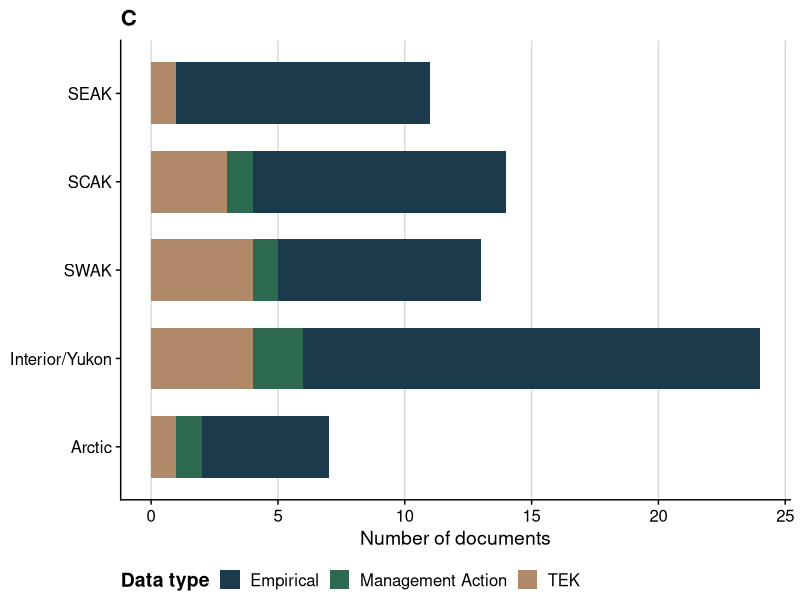
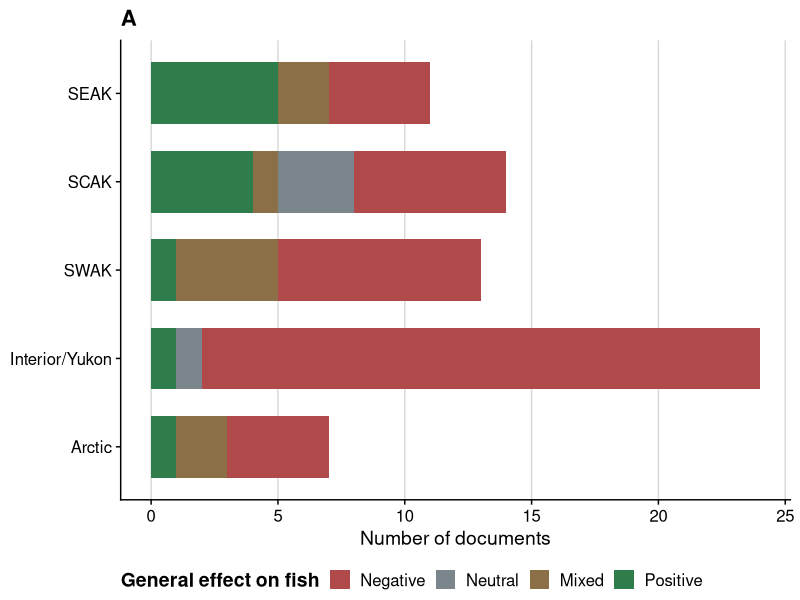
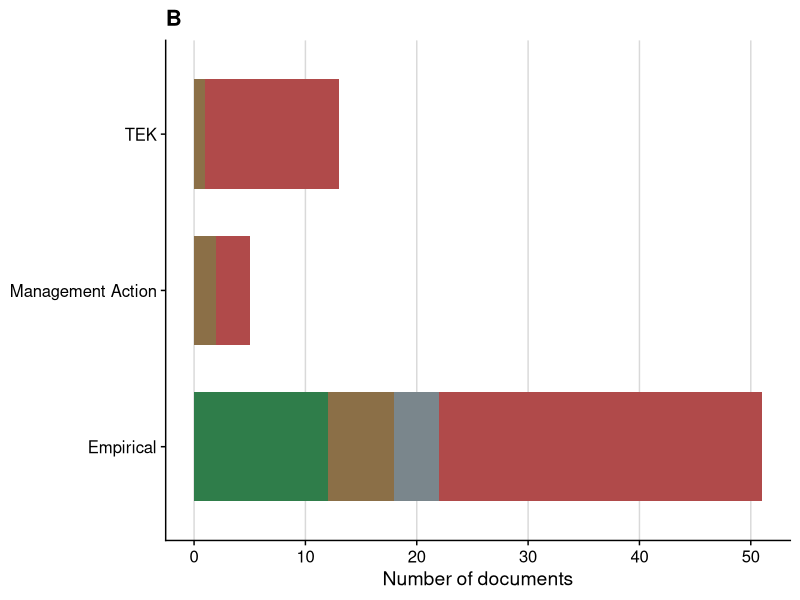
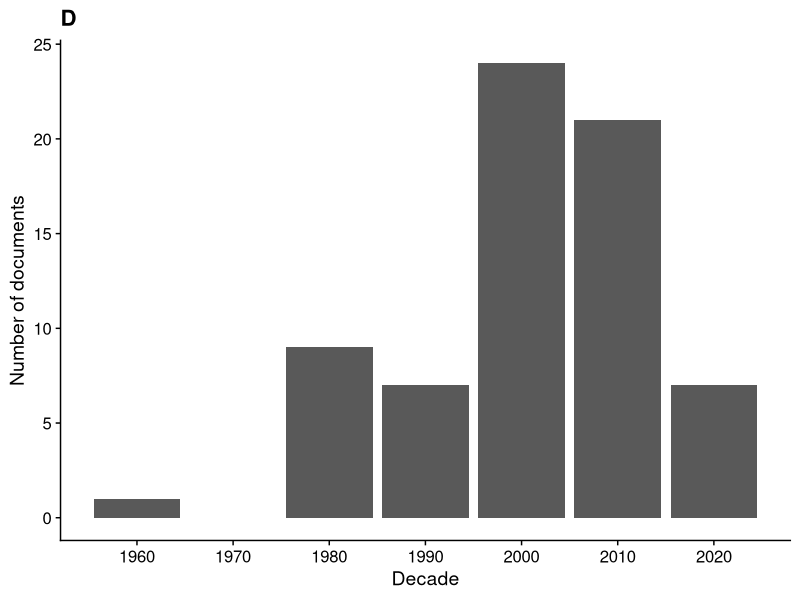
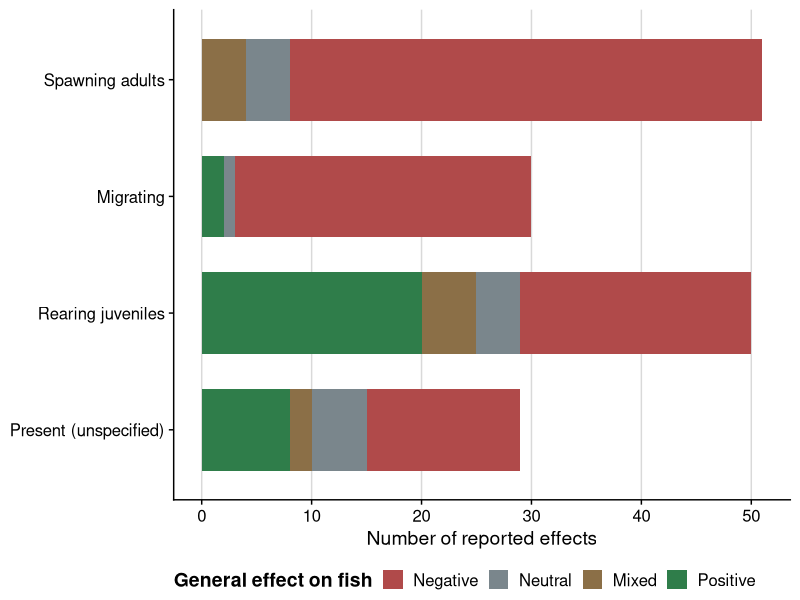
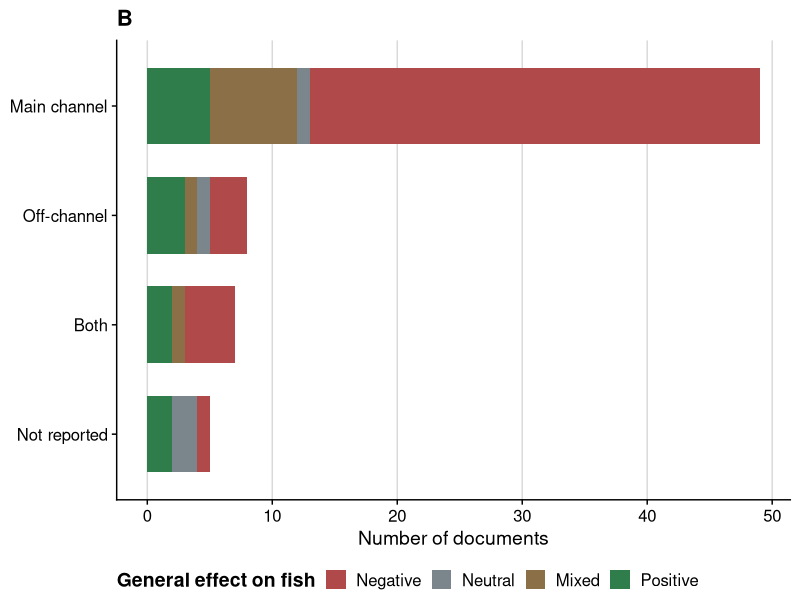
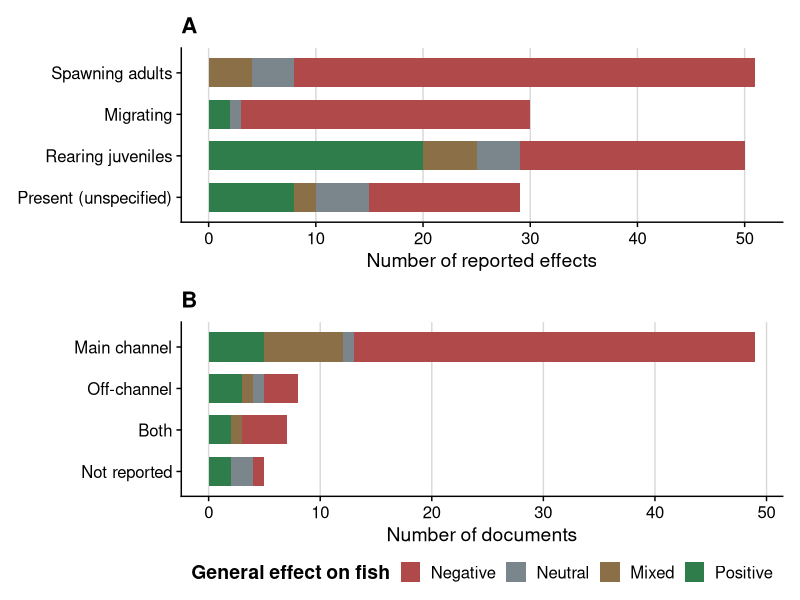
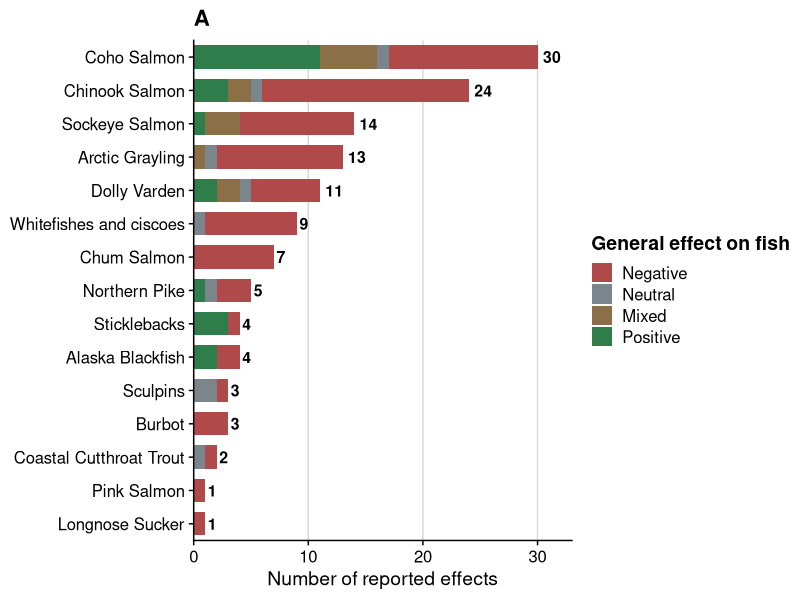

The R source for these figures, in order:
################################################################################
#################### Alaska Beaver and Fish Literature Review ##################
################ Authors: Will Samuel (UAF) and Erin Larson (UAA) ##############
################################################################################


library(tidyverse)
library(ggplot2)
library(readxl)
library(cowplot)
library(patchwork)





#Quick data processing

#lit <- read_excel("Annotated bibliography.xlsx")
lit <- read_excel("Annotated bibliography Final.xlsx")
str(lit)



lit_filtered <- lit %>%
  filter(!is.na(Region), !is.na(`Data type`),
         `Include in Map` == "Y")
  
nrow(lit_filtered) #69 articles that directly discuss beaver/fish interactions



lit_filtered$Region <- factor(
  lit_filtered$Region,
  levels = c("Arctic", "Interior/Yukon", "SWAK", "SCAK", "SEAK")
)


lit_filtered <- lit_filtered %>%
  mutate(`General effect on fish` = na_if(`General effect on fish`, "NA"))





# Summary Statisitics -----------------------------------------------------
#Overall
nrow(lit_filtered) #69
sum(lit_filtered$`Article Type` == "Publication", na.rm = TRUE) #19
sum(lit_filtered$`Article Type` == "Agency report", na.rm = TRUE) #33
sum(lit_filtered$`Article Type` == "Thesis/dissertation", na.rm = TRUE) #11
sum(lit_filtered$`Article Type` == "Conference proceeding", na.rm = TRUE) #1
sum(lit_filtered$`Article Type` == "Book", na.rm = TRUE) #0
sum(lit_filtered$`Article Type` %in% c("White paper", "Unpublished data"), na.rm = TRUE) #5

sum(lit_filtered$`Data type` == "Empirical", na.rm = TRUE) #51
sum(lit_filtered$`Data type` == "Management Action", na.rm = TRUE) #5
sum(lit_filtered$`Data type` == "TEK", na.rm = TRUE) #13

sum(lit_filtered$`General effect on fish` == "Positive", na.rm = TRUE) #12
sum(lit_filtered$`General effect on fish` == "Negative", na.rm = TRUE) #44
sum(lit_filtered$`General effect on fish` == "Neutral", na.rm = TRUE) #4
sum(lit_filtered$`General effect on fish` == "Mixed", na.rm = TRUE) #9



#SEAK
sum(lit_filtered$Region == "SEAK", na.rm = TRUE) #11

sum(lit_filtered$`Data type` == "Empirical" & lit_filtered$Region == "SEAK", na.rm = TRUE) #10
sum(lit_filtered$`Data type` == "Management Action" & lit_filtered$Region == "SEAK", na.rm = TRUE) #0
sum(lit_filtered$`Data type` == "TEK" & lit_filtered$Region == "SEAK", na.rm = TRUE) #1


sum(lit_filtered$`Article Type` == "Publication" & lit_filtered$Region == "SEAK", na.rm = TRUE) #5
sum(lit_filtered$`Article Type` == "Agency report" & lit_filtered$Region == "SEAK", na.rm = TRUE) #3
sum(lit_filtered$`Article Type` == "Thesis/dissertation" & lit_filtered$Region == "SEAK", na.rm = TRUE) #1


#SCAK
sum(lit_filtered$Region == "SCAK", na.rm = TRUE) #14

sum(lit_filtered$`Data type` == "Empirical" & lit_filtered$Region == "SCAK", na.rm = TRUE) #10
sum(lit_filtered$`Data type` == "Management Action" & lit_filtered$Region == "SCAK", na.rm = TRUE) #1
sum(lit_filtered$`Data type` == "TEK" & lit_filtered$Region == "SCAK", na.rm = TRUE) #3


#SWAK
sum(lit_filtered$Region == "SWAK", na.rm = TRUE) #13

sum(lit_filtered$`Data type` == "Empirical" & lit_filtered$Region == "SWAK", na.rm = TRUE) #8
sum(lit_filtered$`Data type` == "Management Action" & lit_filtered$Region == "SWAK", na.rm = TRUE) #1
sum(lit_filtered$`Data type` == "TEK" & lit_filtered$Region == "SWAK", na.rm = TRUE) #4


#Interior/Yukon
sum(lit_filtered$Region == "Interior/Yukon", na.rm = TRUE) #24

sum(lit_filtered$`Data type` == "Empirical" & lit_filtered$Region == "Interior/Yukon", na.rm = TRUE) #18
sum(lit_filtered$`Data type` == "Management Action" & lit_filtered$Region == "Interior/Yukon", na.rm = TRUE) #2
sum(lit_filtered$`Data type` == "TEK" & lit_filtered$Region == "Interior/Yukon", na.rm = TRUE) #4


#Arctic

sum(lit_filtered$Region == "Arctic", na.rm = TRUE) #7

sum(lit_filtered$`Data type` == "Empirical" & lit_filtered$Region == "Arctic", na.rm = TRUE) #5
sum(lit_filtered$`Data type` == "Management Action" & lit_filtered$Region == "Arctic", na.rm = TRUE) #1
sum(lit_filtered$`Data type` == "TEK" & lit_filtered$Region == "Arctic", na.rm = TRUE) #1




# Plotting ----------------------------------------------------------------


cols <- c(
  "#1B3A4B",
  "#2A6F97",
  "#61A5C2",
  "#2D6A4F",
  "#74C69D",
  "#B08968",
  "#D9ED92"
)


cols <- c("#1B3A4B", "#2D6A4F", "#B08968")



Regions_plot <- ggplot(lit_filtered, aes(x = Region, fill = `Data type`)) +
  geom_bar(width = 0.7) + #color = "black",
  coord_flip() +
  scale_fill_manual(values = cols) +
  labs(title = "C", x = NULL, y = "Number of documents", fill = "Data type") +
  theme_cowplot() +
  theme(
    legend.position = "bottom",
    legend.title = element_text(face = "bold"),
    axis.text.y = element_text(size = 12),
    axis.text.x = element_text(size = 12),
    panel.grid.major.x = element_line(color = "grey85"),
    panel.grid.major.y = element_blank()
  )
Regions_plot

ggsave("Figures/Regions_plot.jpeg", Regions_plot, 
       width = 7, 
       height = 5, 
       dpi = 300)



cols_effect <- c(
  "Negative" = "#B04A4A",
  "Neutral" = "#7A868C",
  "Mixed" = "#8B6F47",
  "Positive" = "#2F7D4A"
)

effect_order <- c("Negative", "Neutral", "Mixed", "Positive")

lit_filtered2 <- lit_filtered %>%
  mutate(`General effect on fish` = factor(`General effect on fish`, levels = effect_order))





effects_plot <- ggplot(lit_filtered2, aes(x = Region, fill = `General effect on fish`)) +
  geom_bar(
    data = dplyr::filter(lit_filtered2, !is.na(`General effect on fish`)),
    width = 0.7
  ) +
  coord_flip() +
  scale_fill_manual(
    values = cols_effect,
    limits = effect_order,
    breaks = effect_order
  ) +
  labs(title = "A", x = NULL, y = "Number of documents", fill = "General effect on fish") +
  theme_cowplot() +
  theme(
    legend.position = "bottom",
    legend.title = element_text(face = "bold"),
    axis.text.y = element_text(size = 12),
    axis.text.x = element_text(size = 12),
    panel.grid.major.x = element_line(color = "grey85"),
    panel.grid.major.y = element_blank()
  )

effects_plot

ggsave("Figures/effects_plot.jpeg", effects_plot, 
       width = 8, 
       height = 6, 
       dpi = 300)




datatype_plot <- ggplot(lit_filtered2, aes(x = `Data type`, fill = `General effect on fish`)) +
  geom_bar(
    data = dplyr::filter(lit_filtered2, !is.na(`General effect on fish`)),
    width = 0.7
  ) +
  coord_flip() +
  scale_fill_manual(
    values = cols_effect,
    limits = effect_order,
    breaks = effect_order
  ) +
  labs(title = "B", x = NULL, y = "Number of documents", fill = "General effect on fish") +
  theme_cowplot() +
  theme(
    legend.position = "none",
    legend.title = element_text(face = "bold"),
    axis.text.y = element_text(size = 12),
    axis.text.x = element_text(size = 12),
    panel.grid.major.x = element_line(color = "grey85"),
    panel.grid.major.y = element_blank()
  )

datatype_plot

ggsave("Figures/datatype_plot.jpeg", datatype_plot, 
       width = 8, 
       height = 6, 
       dpi = 300)




pubs_over_time <- lit_filtered %>%
  mutate(
    Year = as.numeric(Year),
    Decade = floor(Year / 10) * 10
  ) %>%
  ggplot(aes(x = Decade)) +
  geom_bar() +
  scale_x_continuous(breaks = seq(1960, 2030, 10)) +
  labs(title = "D", x = "Decade", y = "Number of documents") +
  theme_cowplot()
pubs_over_time

ggsave("Figures/pubs_over_time.jpeg", pubs_over_time, 
       width = 7, 
       height = 5, 
       dpi = 300)



panel <- (effects_plot + datatype_plot)/(Regions_plot + pubs_over_time)

ggsave("Figures/panel.jpeg", panel, 
       width = 12, 
       height = 10, 
       dpi = 300)





# Effects by life stage (standalone figure) -------------------------------
# Built from the "Species effects" tab (one row per document x species), so the
# unit is the species-level reported effect. A reported effect that involves more
# than one life stage is counted once for each life stage, so bars sum to more
# than the 131 species-level reported effects. Codes: s = spawning adults
# (including adults delayed or blocked on spawning migrations), r = rearing
# juveniles, m = migrating (non-spawning movement), p = present (not specified).

lifestage_labels <- c(
  s = "Spawning adults",
  m = "Migrating",
  r = "Rearing juveniles",
  p = "Present (unspecified)"
)

lit_lifestage <- read_excel("Annotated bibliography Final.xlsx", sheet = "Species effects") %>%
  semi_join(lit_filtered, by = "In text citation") %>%
  rename(`General effect on fish` = `Effect on this species`) %>%
  mutate(`Life stage` = str_to_lower(`Life stage`)) %>%
  separate_rows(`Life stage`, sep = ",") %>%
  mutate(Lifestage = str_trim(`Life stage`)) %>%
  filter(Lifestage %in% names(lifestage_labels)) %>%
  distinct(`In text citation`, `Species group`, Lifestage, .keep_all = TRUE) %>%
  # Where a life stage had a different effect from the species-level effect
  # (e.g., "s: Neutral"), use that effect for that life stage
  mutate(stage_effect = str_match(`Life-stage effect (if different)`,
                                  paste0(Lifestage, ":\\s*(\\w+)"))[, 2],
         `General effect on fish` = coalesce(stage_effect, `General effect on fish`),
         `General effect on fish` = factor(`General effect on fish`, levels = effect_order)) %>%
  mutate(Lifestage = factor(lifestage_labels[Lifestage],
                            levels = rev(lifestage_labels)))

# Summary statistics by life stage
lit_lifestage %>%
  count(Lifestage, `General effect on fish`) %>%
  pivot_wider(names_from = `General effect on fish`, values_from = n, values_fill = 0)
nrow(lit_lifestage)

lifestage_plot <- ggplot(lit_lifestage, aes(x = Lifestage, fill = `General effect on fish`)) +
  geom_bar(width = 0.7) +
  coord_flip() +
  scale_fill_manual(
    values = cols_effect,
    limits = effect_order,
    breaks = effect_order
  ) +
  labs(x = NULL, y = "Number of reported effects", fill = "General effect on fish") +
  theme_cowplot() +
  theme(
    legend.position = "bottom",
    legend.title = element_text(face = "bold"),
    axis.text.y = element_text(size = 12),
    axis.text.x = element_text(size = 12),
    panel.grid.major.x = element_line(color = "grey85"),
    panel.grid.major.y = element_blank()
  )
lifestage_plot

ggsave("Figures/lifestage_plot.jpeg", lifestage_plot,
       width = 8,
       height = 5,
       dpi = 300)




# Effects by lateral dam position (panel B of the life-stage figure) ---------
# Document-level effects, grouped by where the beaver dams described in each
# document were located ("Dam position" column, classified 2026-11-20):
#   Main channel = dam across a channel with its own through-flow that fish
#     travel along (streams and tributaries, lake outlets and inlets, and
#     groundwater- or tributary-fed sloughs and spring brooks)
#   Off-channel  = dam impounding a side channel, oxbow, floodplain pond, or
#     backwater beside the main channel
#   Both         = document described dams in both positions
#   Not reported = position not described
# 3 of 64 classifications were inferred from site descriptions (Dolloff 1993;
# Carey and Koch 2019; S. Zavoico unpublished data); see "Dam position basis".

position_levels <- c("Main channel", "Off-channel", "Both", "Not reported")

lit_position <- lit_filtered2 %>%
  filter(!is.na(`General effect on fish`)) %>%
  mutate(`Dam position` = factor(`Dam position`, levels = rev(position_levels)))

# Summary statistics by dam position
lit_position %>%
  count(`Dam position`, `General effect on fish`) %>%
  pivot_wider(names_from = `General effect on fish`, values_from = n, values_fill = 0)
# Main channel: 5 positive, 7 mixed, 1 neutral, 36 negative (n = 49)
# Off-channel:  3 positive, 1 mixed, 1 neutral, 3 negative (n = 8)
# Both:         2 positive, 1 mixed, 0 neutral, 4 negative (n = 7)
# Not reported: 2 positive, 0 mixed, 2 neutral, 1 negative (n = 5)

position_plot <- ggplot(lit_position, aes(x = `Dam position`, fill = `General effect on fish`)) +
  geom_bar(width = 0.7) +
  coord_flip() +
  scale_fill_manual(
    values = cols_effect,
    limits = effect_order,
    breaks = effect_order
  ) +
  labs(title = "B", x = NULL, y = "Number of documents", fill = "General effect on fish") +
  theme_cowplot() +
  theme(
    legend.position = "bottom",
    legend.title = element_text(face = "bold"),
    axis.text.y = element_text(size = 12),
    axis.text.x = element_text(size = 12),
    panel.grid.major.x = element_line(color = "grey85"),
    panel.grid.major.y = element_blank()
  )
position_plot

# Combined figure: (A) life stage, (B) dam position, shared legend
lifestage_position_plot <- (lifestage_plot + labs(title = "A")) / position_plot +
  plot_layout(guides = "collect") &
  theme(legend.position = "bottom")
lifestage_position_plot

ggsave("Figures/lifestage_position_plot.jpeg", lifestage_position_plot,
       width = 8,
       height = 8,
       dpi = 300)




# Species effects and research effort (standalone figure) -------------------
# Reads the "Species effects" tab: one row per document x species, with the
# effect on that species (coded per species, not inherited from the document).
# Left (A): number of documents for each species, split by effect on that species
# (all regions combined), with totals at the end of each bar.
# Right (B): number of documents that addressed each species in each region
# (research effort only; no effect colors). Blank tiles = no documents found.
# A document is counted once for each species it addresses, so totals sum to
# more than the number of documents. Species rows in A and B share the same order.

species_effects <- read_excel("Annotated bibliography Final.xlsx", sheet = "Species effects") %>%
  semi_join(lit_filtered, by = "In text citation") %>%   # only documents used in the figures
  left_join(select(lit_filtered, `In text citation`, Region), by = "In text citation") %>%
  rename(Species_group = `Species group`,
         `General effect on fish` = `Effect on this species`) %>%
  mutate(`General effect on fish` = factor(`General effect on fish`, levels = effect_order))

nrow(species_effects)                              # document x species rows
n_distinct(species_effects$`In text citation`)     # documents with species rows

region_order <- c("SEAK", "SCAK", "SWAK", "Interior/Yukon", "Arctic")

species_totals <- species_effects %>%
  count(Species_group, name = "n")

species_order <- species_totals %>%
  arrange(n) %>%
  pull(Species_group)

species_effects <- species_effects %>%
  mutate(Species_group = factor(Species_group, levels = species_order))
species_totals <- species_totals %>%
  mutate(Species_group = factor(Species_group, levels = species_order))

# Summary table: effect counts by species
species_effects %>%
  count(Species_group, `General effect on fish`) %>%
  pivot_wider(names_from = `General effect on fish`, values_from = n, values_fill = 0)

species_effects_plot <- ggplot(species_effects,
                               aes(x = Species_group, fill = `General effect on fish`)) +
  geom_bar(width = 0.7) +
  geom_text(data = species_totals, aes(x = Species_group, y = n, label = n),
            inherit.aes = FALSE, hjust = -0.3, size = 4, fontface = "bold") +
  coord_flip() +
  scale_x_discrete(expand = expansion(add = 0.5)) +  # rows line up with the heat map
  scale_fill_manual(values = cols_effect, limits = effect_order, breaks = effect_order) +
  scale_y_continuous(expand = expansion(mult = c(0, 0.1))) +
  labs(title = "A", x = NULL, y = "Number of reported effects", fill = "General effect on fish") +
  theme_cowplot() +
  theme(
    legend.title = element_text(face = "bold"),
    axis.text.y = element_text(size = 12),
    axis.text.x = element_text(size = 12),
    panel.grid.major.x = element_line(color = "grey85"),
    panel.grid.major.y = element_blank()
  )
species_effects_plot

effort_tiles <- species_effects %>%
  mutate(Region = factor(as.character(Region), levels = region_order)) %>%
  count(Species_group, Region, name = "Total") %>%
  complete(Species_group, Region, fill = list(Total = 0))

species_effort_plot <- ggplot(effort_tiles, aes(x = Region, y = Species_group, fill = Total)) +
  geom_tile(color = "white", linewidth = 1) +
  geom_text(data = filter(effort_tiles, Total > 0), aes(label = Total),
            size = 4, fontface = "bold") +
  scale_fill_gradient(low = "grey95", high = "#61A5C2", guide = "none") +
  scale_x_discrete(expand = c(0, 0)) +
  scale_y_discrete(expand = expansion(add = 0.5)) +
  labs(title = "B", x = NULL, y = NULL) +
  theme_cowplot() +
  theme(
    axis.text.y = element_blank(),
    axis.text.x = element_text(size = 11),
    axis.line = element_blank(),
    axis.ticks = element_blank()
  )
species_effort_plot

species_figure <- (species_effects_plot + species_effort_plot) +
  plot_layout(guides = "collect") &
  theme(legend.position = "bottom")
species_figure

ggsave("Figures/species_effects_effort.jpeg", species_figure,
       width = 12,
       height = 8,
       dpi = 300)
